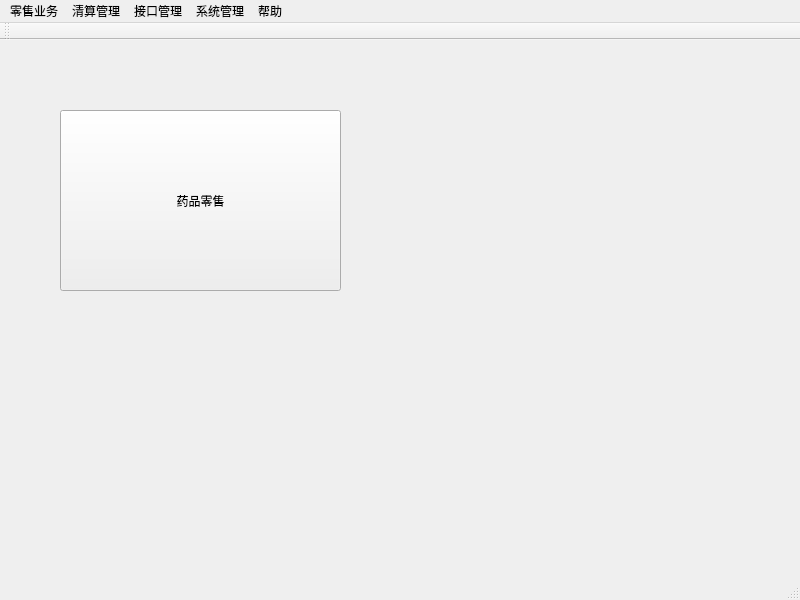
<?xml version="1.0" encoding="UTF-8"?>
<ui version="4.0">
 <class>ybtMain</class>
 <widget class="QMainWindow" name="ybtMain">
  <property name="geometry">
   <rect>
    <x>0</x>
    <y>0</y>
    <width>800</width>
    <height>600</height>
   </rect>
  </property>
  <property name="windowTitle">
   <string>医保通</string>
  </property>
  <widget class="QWidget" name="centralWidget">
   <widget class="QPushButton" name="pushButton">
    <property name="geometry">
     <rect>
      <x>60</x>
      <y>70</y>
      <width>281</width>
      <height>181</height>
     </rect>
    </property>
    <property name="text">
     <string>药品零售</string>
    </property>
   </widget>
  </widget>
  <widget class="QMenuBar" name="menuBar">
   <property name="geometry">
    <rect>
     <x>0</x>
     <y>0</y>
     <width>800</width>
     <height>26</height>
    </rect>
   </property>
   <widget class="QMenu" name="menu">
    <property name="title">
     <string>零售业务</string>
    </property>
    <addaction name="action"/>
    <addaction name="separator"/>
    <addaction name="action_2"/>
    <addaction name="separator"/>
    <addaction name="action_3"/>
    <addaction name="action_4"/>
   </widget>
   <widget class="QMenu" name="menu_2">
    <property name="title">
     <string>清算管理</string>
    </property>
    <addaction name="action_7"/>
    <addaction name="separator"/>
    <addaction name="action_8"/>
   </widget>
   <widget class="QMenu" name="menu_3">
    <property name="title">
     <string>接口管理</string>
    </property>
    <addaction name="action_5"/>
    <addaction name="separator"/>
    <addaction name="action_9"/>
    <addaction name="separator"/>
    <addaction name="action_13"/>
    <addaction name="action_14"/>
   </widget>
   <widget class="QMenu" name="menu_4">
    <property name="title">
     <string>系统管理</string>
    </property>
    <addaction name="action_15"/>
    <addaction name="action_17"/>
    <addaction name="separator"/>
    <addaction name="action_23"/>
    <addaction name="separator"/>
    <addaction name="action_19"/>
    <addaction name="separator"/>
    <addaction name="action_21"/>
    <addaction name="action_22"/>
   </widget>
   <widget class="QMenu" name="menu_5">
    <property name="title">
     <string>帮助</string>
    </property>
    <addaction name="action_11"/>
    <addaction name="action_12"/>
   </widget>
   <addaction name="menu"/>
   <addaction name="menu_2"/>
   <addaction name="menu_3"/>
   <addaction name="menu_4"/>
   <addaction name="menu_5"/>
  </widget>
  <widget class="QToolBar" name="mainToolBar">
   <attribute name="toolBarArea">
    <enum>TopToolBarArea</enum>
   </attribute>
   <attribute name="toolBarBreak">
    <bool>false</bool>
   </attribute>
  </widget>
  <widget class="QStatusBar" name="statusBar"/>
  <action name="action">
   <property name="text">
    <string>药品零售</string>
   </property>
  </action>
  <action name="action_2">
   <property name="text">
    <string>零售清单</string>
   </property>
  </action>
  <action name="action_3">
   <property name="text">
    <string>药品销售统计</string>
   </property>
  </action>
  <action name="action_4">
   <property name="text">
    <string>退款处理</string>
   </property>
  </action>
  <action name="action_7">
   <property name="text">
    <string>清算申请</string>
   </property>
  </action>
  <action name="action_8">
   <property name="text">
    <string>清算查询</string>
   </property>
  </action>
  <action name="action_11">
   <property name="text">
    <string>帮助</string>
   </property>
  </action>
  <action name="action_12">
   <property name="text">
    <string>关于</string>
   </property>
  </action>
  <action name="action_5">
   <property name="text">
    <string>修改医保卡密码</string>
   </property>
  </action>
  <action name="action_9">
   <property name="text">
    <string>中心药典下载</string>
   </property>
  </action>
  <action name="action_13">
   <property name="text">
    <string>软件注册</string>
   </property>
  </action>
  <action name="action_14">
   <property name="text">
    <string>接口消息查询</string>
   </property>
  </action>
  <action name="action_15">
   <property name="text">
    <string>操作员管理</string>
   </property>
  </action>
  <action name="action_17">
   <property name="text">
    <string>药师信息管理</string>
   </property>
  </action>
  <action name="action_19">
   <property name="text">
    <string>系统参数管理</string>
   </property>
  </action>
  <action name="action_21">
   <property name="text">
    <string>接口联机检测</string>
   </property>
  </action>
  <action name="action_22">
   <property name="text">
    <string>医保网络测试</string>
   </property>
  </action>
  <action name="action_23">
   <property name="text">
    <string>药典管理</string>
   </property>
  </action>
 </widget>
 <layoutdefault spacing="6" margin="11"/>
 <resources/>
 <connections/>
</ui>
